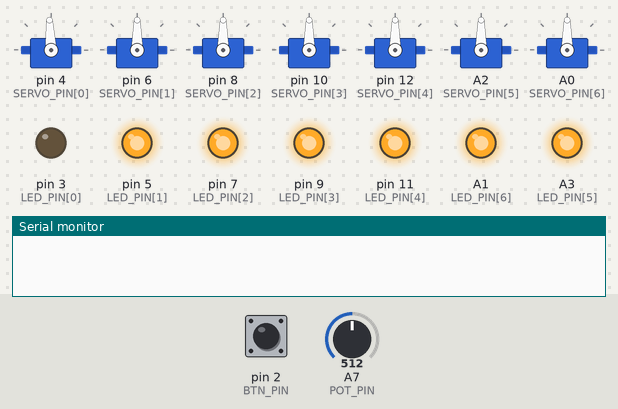
A sketch run on a simulated Arduino Nano, built with avr-gcc and run on an emulated ATmega328P. On the bench: 7 × servo, output pins drawn as LEDs (lit = HIGH), the last lines printed to the serial monitor. The test bench sets the inputs (shaded band); at power-on: pin 2 (BTN_PIN) LOW, A7 (POT_PIN) = 512.

Above: at 1.5 s.
1.6 s: pin 2 (BTN_PIN) pulled HIGH for 0.15 s
At 3.0 s:
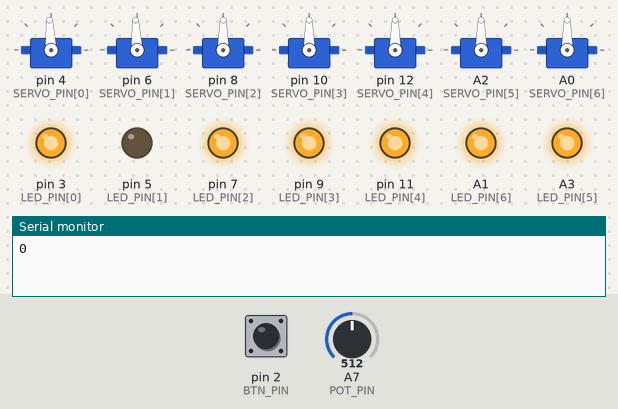
3.3 s: A7 (POT_PIN) set to 716
At 4.2 s:
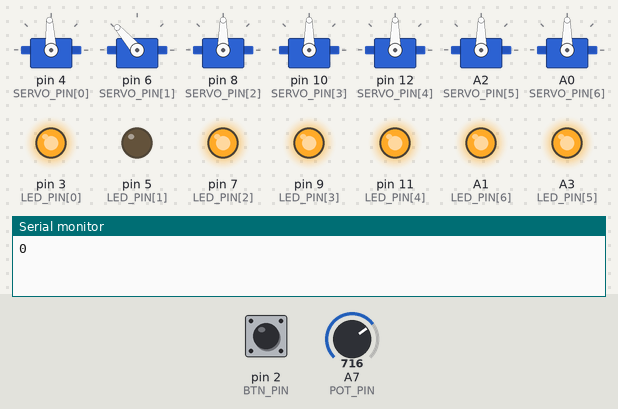
4.8 s: pin 2 (BTN_PIN) pulled HIGH for 1 s
At 6.7 s:
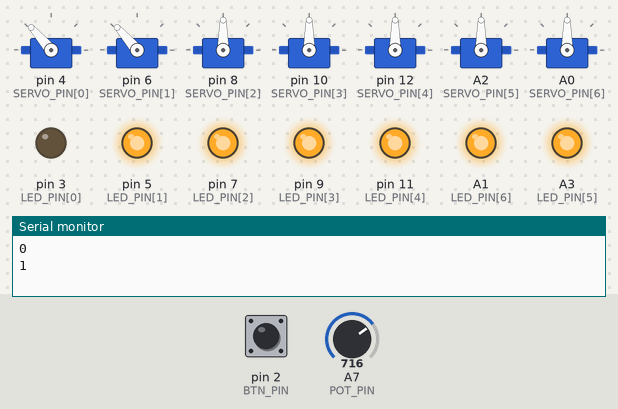
7.3 s: A7 (POT_PIN) set to 900
At 8.4 s:
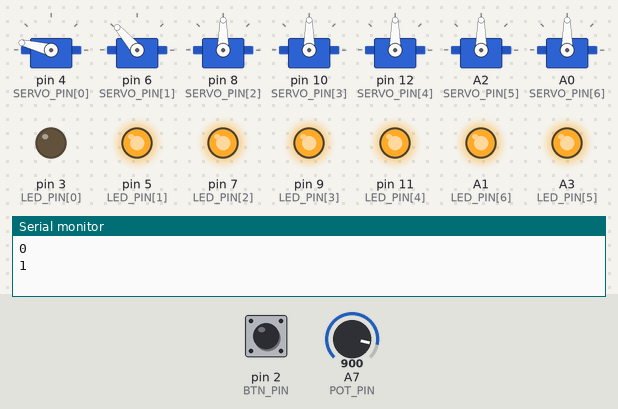
8.8 s: pin 2 (BTN_PIN) pulled HIGH for 0.15 s
At 9.7 s:
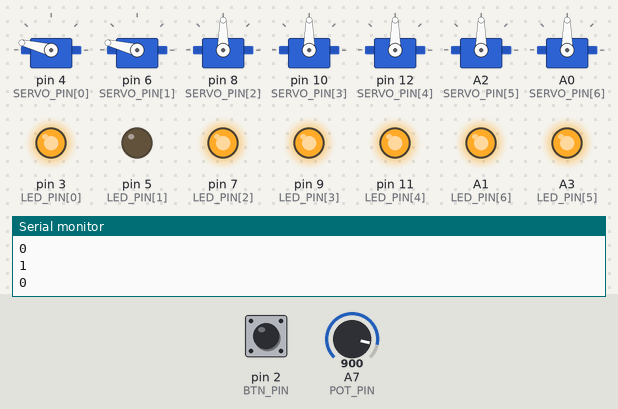
10.5 s: A7 (POT_PIN) set to 1023
At 10.8 s:
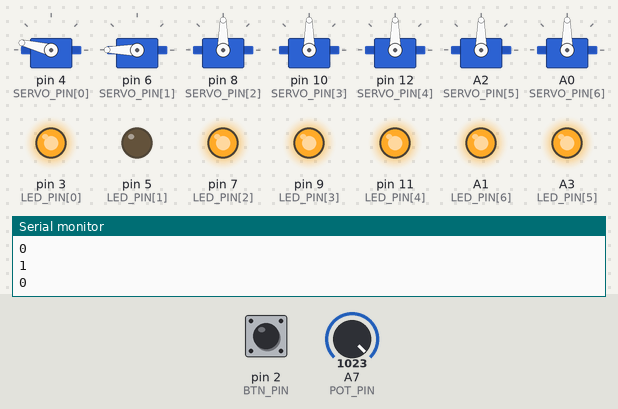
Timing chart, 0 to 13.0 s (numbered marks = the images above; inputs shaded):
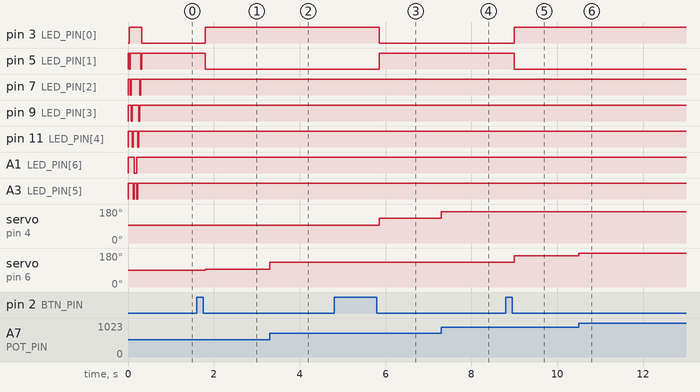

Measured:
- after the input at 1.6 s, pin 3 (LED_PIN[0]): LOW → HIGH after 0.20 s; pin 5 (LED_PIN[1]): HIGH → LOW after 0.20 s; servo on pin 6 (SERVO_PIN[1]): 90° → 93° after 0.20 s
- after the input at 3.3 s, servo on pin 6 (SERVO_PIN[1]): 93° → 131° at once
- after the input at 4.8 s, pin 3 (LED_PIN[0]): HIGH → LOW after 1.0 s; pin 5 (LED_PIN[1]): LOW → HIGH after 1.0 s; servo on pin 4 (SERVO_PIN[0]): 93° → 131° after 1.0 s
- after the input at 7.3 s, servo on pin 4 (SERVO_PIN[0]): 131° → 166° at once
- after the input at 8.8 s, pin 3 (LED_PIN[0]): LOW → HIGH after 0.20 s; pin 5 (LED_PIN[1]): HIGH → LOW after 0.20 s; servo on pin 6 (SERVO_PIN[1]): 131° → 166° after 0.20 s
- after the input at 10.5 s, servo on pin 6 (SERVO_PIN[1]): 166° → 180° at once

The sketch:

Servo_tester.ino
```cpp
//http://www.arduino.cc/en/Tutorial/Debounce
/*
Code by Dhamdhawach  Horsuwan
https://www.facebook.com/menglabfanpage
Bangkok , Thailand
17 NOV 2018
Use with Hardware
https://github.com/Menginventor/Servo_tester
*/
#include <Servo.h>
#define MAX_CHANEL 7
#define BTN_PIN 2
#define POT_PIN A7
#define debounceDelay  50
uint8_t LED_PIN[] = {3, 5, 7, 9, 11, A3, A1};
uint8_t SERVO_PIN[] = {4, 6, 8, 10, 12, A2, A0};
uint8_t count = 0;
uint8_t btn_state;
uint8_t ctrl_ch = 0;

Servo servo_arr[MAX_CHANEL];
void setup() {
  Serial.begin(115200);
  pinMode(BTN_PIN, INPUT);
  LED_pin_init();
  start_blink();

  servo_init();
}
void servo_init() {
  for (uint8_t i = 0; i < MAX_CHANEL; i++) {
    servo_arr[i].attach(SERVO_PIN[i]);
  }
}
void servo_write_all(uint16_t microsecs) {
  for (uint8_t i = 0; i < MAX_CHANEL; i++) {
    servo_arr[i].writeMicroseconds(microsecs);
  }
}
void LED_pin_init() {
  for (uint8_t i = 0; i < MAX_CHANEL; i++) {
    digitalWrite(LED_PIN[i], HIGH);
    pinMode(LED_PIN[i], OUTPUT);
  }
}
void start_blink() {
  for (int8_t i = 0; i < MAX_CHANEL; i++) {
    for (int8_t j = 0; j < MAX_CHANEL; j++) {
      if (i == j) {
        digitalWrite(LED_PIN[j], LOW);
      }
      else {
        digitalWrite(LED_PIN[j], HIGH);
      }
    }
    delay(25);
  }
  for (int8_t i = MAX_CHANEL - 1 ; i >= 0; i--) {
    for (int8_t j = 0; j < MAX_CHANEL; j++) {
      if (i == j) {
        digitalWrite(LED_PIN[j], LOW);
      }
      else {
        digitalWrite(LED_PIN[j], HIGH);
      }
    }
    delay(25);
  }
  ctrl_ch = 0;
}
void show_led_ctrl_ch(uint8_t ch) {
  for (int8_t j = 0; j < MAX_CHANEL; j++) {
    if (ch == j) {
      digitalWrite(LED_PIN[j], LOW);
    }
    else {
      digitalWrite(LED_PIN[j], HIGH);
    }
  }
}
void loop() {
  // put your main code here, to run repeatedly:
  btn_loop();
  //Serial.println(analogRead(POT_PIN));
  uint16_t servo_val = map(analogRead(POT_PIN), 0, 1023, 500, 2500);
  servo_arr[ctrl_ch].writeMicroseconds(servo_val);


}

void btn_pressed() {

}
void btn_released(bool holding) {
  Serial.println(holding);

  if (holding)
    ctrl_ch = 0;
  else {
    ctrl_ch ++;
    if (ctrl_ch >= MAX_CHANEL)ctrl_ch = 0;

  }
  show_led_ctrl_ch(ctrl_ch);
}


void btn_loop() {
  static uint8_t lastButtonState = LOW;
  static uint8_t holding = false;
  static uint32_t hold_btn = 0;
  static uint32_t   lastDebounceTime = 0;
  uint8_t reading = digitalRead(BTN_PIN);
  if (reading != lastButtonState) {
    lastDebounceTime = millis();
  }

  if ((millis() - lastDebounceTime) > debounceDelay) {

    if (reading != btn_state) {
      btn_state = reading;
      //Serial.println(btn_state);
      if (btn_state == HIGH) {
        btn_pressed();
        hold_btn = millis();
        holding = false;
      }
      else {
        if (millis() - hold_btn > 500)holding = true;
        btn_released(holding);

      }
    }

  }

  lastButtonState = reading;
}
```
